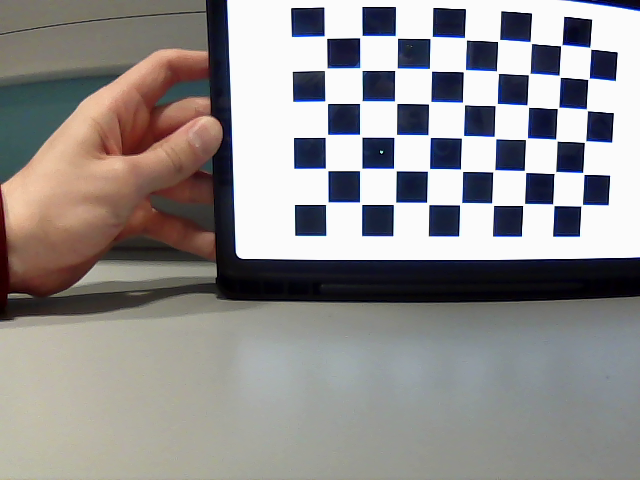
#> input picture image_processing/left_calibration/img_115.png, 640 x 480 px, given in place of the camera
$ jupyter execute --allow-errors fusion_algorithm.ipynb   (older library calls are emulated)   (text cells are left out)
#> lines starting #> are read from the running program, lines starting #| are printed output that depends on the picture; after the words box and inside, x2 and y2 are one past the last pixel; in counts of white or black regions, pixels touching at a corner belong together
[cell 1]
import cv2
from matplotlib import pyplot as plt
import time

# time. sleep(5)
cam1 = cv2.VideoCapture(0, cv2.CAP_DSHOW)
cam2 = cv2.VideoCapture(1, cv2.CAP_DSHOW)

result1, l_img = cam1.read()
#> l_img is the input picture: shape (480, 640, 3); mean B, G, R 143.2, 143.5, 146.4
result2, r_img = cam2.read()

cam1.release()
cam2.release()

cv2.imwrite("left.png", l_img)
cv2.imwrite("right.png", r_img)

fig = plt.figure(figsize=(12, 5))

fig.add_subplot(1, 2, 1)
plt.imshow(l_img)
plt.axis('off')
plt.title("Left")

fig.add_subplot(1, 2, 2)
plt.imshow(r_img)
plt.axis('off')
plt.title("Right")
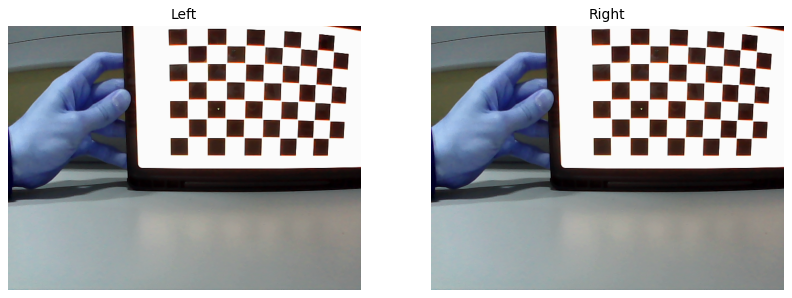
#> figure drawn by matplotlib, 2 panels; B, G, R data is drawn as R, G, B

[cell 2]
import cv2
import os

num_images = 1000

# left_folder = 'left_calibration'
right_folder = 'right_calibration'

# os.makedirs(left_folder, exist_ok=True)
os.makedirs(right_folder, exist_ok=True)

# cam1 = cv2.VideoCapture(0, cv2.CAP_DSHOW)
cam2 = cv2.VideoCapture(1, cv2.CAP_DSHOW)


cv2.namedWindow('Calibration Images', cv2.WINDOW_NORMAL)

for i in range(num_images):
    # Read frames from both webcams
    # ret1, frame1 = cam1.read()
    ret2, frame2 = cam2.read()

    # Display frames
    # cv2.imshow('Calibration Images', cv2.hconcat([frame1, frame2]))
    # cv2.imshow('Calibration Left Images', cv2.hconcat([frame1]))
    cv2.imshow('Calibration Right Images', cv2.hconcat([frame2]))


    # Save frames to folders when a key is pressed
    key = cv2.waitKey(0) & 0xFF
    if key == 27:
        break
    elif key == 32:
        # cv2.imwrite(os.path.join(left_folder, f'img_{i+1}.png'), frame1)
        cv2.imwrite(os.path.join(right_folder, f'img_{i+1}.png'), frame2)
        print(f"Image {i+1} captured and saved.")
#> this loop made 1 pass; (key Esc is pressed on pass 1)

# Release resources
# cam1.release()
cam2.release()
cv2.destroyAllWindows()

[cell 3]
import numpy as np
import cv2
import glob
import os
from matplotlib import pyplot as plt

# termination criteria
criteriaL = (cv2.TERM_CRITERIA_EPS + cv2.TERM_CRITERIA_MAX_ITER, 30, 0.001)
#> criteriaL = (3, 30, 0.001)
# prepare object points, like (0,0,0), (1,0,0), (2,0,0) ....,(6,5,0)
objpL = np.zeros((9*6,3), np.float32)
objpL[:,:2] = np.mgrid[0:9,0:6].T.reshape(-1,2)
# Arrays to store object points and image points from all the images.
objpointsL = [] # 3d point in real world space
imgpointsL = [] # 2d points in image plane.
imagesL = glob.glob('./left_calibration/*.png')

i = 0
for fnameL in imagesL:
    i = i + 1
    imgL = cv2.imread(fnameL)
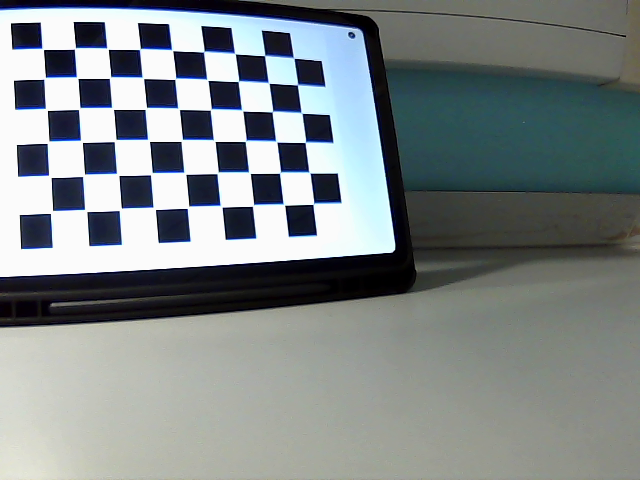
#> input picture image_processing/left_calibration/img_103.png, 640 x 480 px
#> imgL is the input picture: shape (480, 640, 3); mean B, G, R 136.2, 135.1, 127.7
    grayL = cv2.cvtColor(imgL, cv2.COLOR_BGR2GRAY)
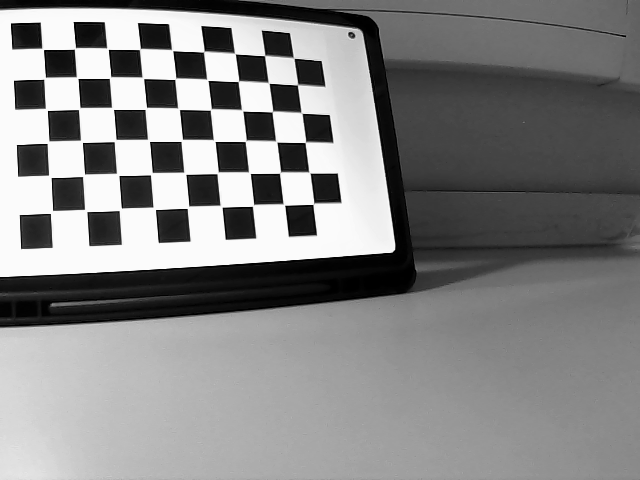
#> grayL: shape (480, 640); min 0, max 252, mean 133
    # Find the chess board corners
    retL, cornersL = cv2.findChessboardCorners(grayL, (9,6), None)
#> retL = True; cornersL = 54 rows, first 8: [43.57, 49.61], [74.45, 48.87], [108.4, 49.46], [139.5, 49.38], [172.7, 50.67], [203.6, 51.65], [235.3, 53.78], [264.5, 55.57]
    # If found, add object points, image points (after refining them)
    if retL == True:
        objpointsL.append(objpL)
        corners2L = cv2.cornerSubPix(grayL,cornersL, (11,11), (-1,-1), criteriaL)
#> corners2L = 54 rows, first 8: [42.62, 49], [74.94, 48.45], [107.5, 48.7], [139.9, 49.1], [172.2, 50.14], [203.9, 51.56], [234.9, 53.56], [264.7, 55.46]
        imgpointsL.append(corners2L)
        # Draw and display the corners
        cv2.drawChessboardCorners(imgL, (9,6), corners2L, retL)
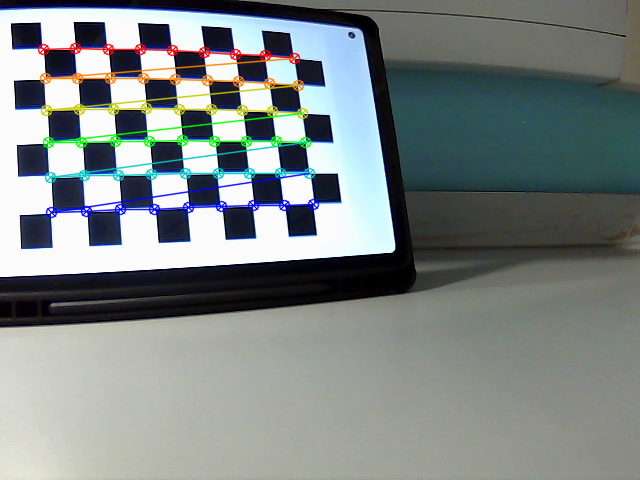
#> imgL: shape (480, 640, 3); 4.05% of pixels changed, all inside (x1, y1, x2, y2) = (37, 42, 320, 219)

    folder_nameL = "Detected_Checkerboard_Left_Camera"
    if not os.path.exists(folder_nameL):
        os.makedirs(folder_nameL)

    image_pathL = os.path.join(folder_nameL, f"image_{i}.png")
    cv2.imwrite(image_pathL, imgL)
#> pass 2 of the loop `for fnameL in imagesL:`:
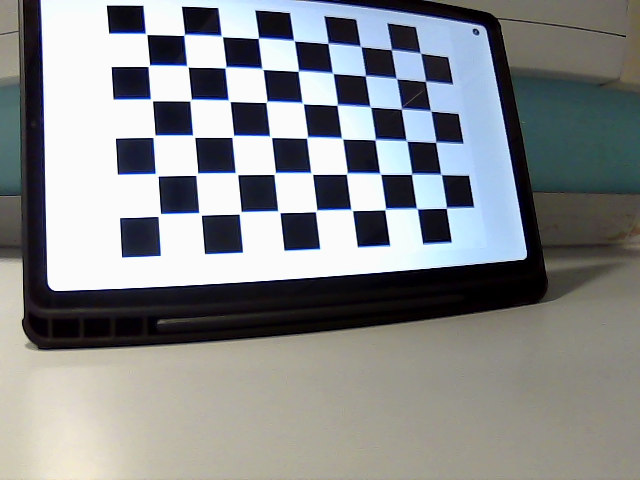
#> input picture image_processing/left_calibration/img_106.png, 640 x 480 px
#> imgL is the input picture: shape (480, 640, 3); mean B, G, R 140.6, 138.7, 135.9
#> `grayL = cv2.cvtColor(imgL, cv2.COLOR_BGR2GRAY)`:
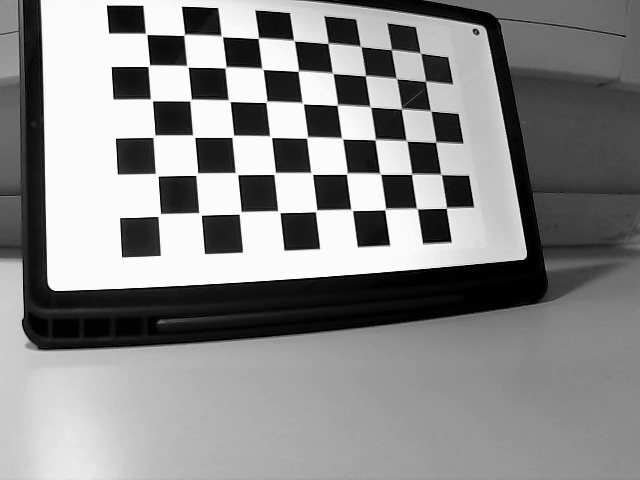
#> grayL: shape (480, 640); min 0, max 252, mean 138.1
#> cornersL = 54 rows, first 8: [146.9, 34.65], [183.4, 35.15], [222.5, 36.96], [258.2, 38.37], [294.5, 40.81], [327.7, 43.58], [360.9, 46.65], [391, 49.88]
#> corners2L = 54 rows, first 8: [146.2, 33.95], [184.3, 34.94], [221.8, 36.28], [258.4, 38.19], [294, 40.55], [328.1, 43.33], [360.6, 46.34], [391.4, 49.58]
#> `cv2.drawChessboardCorners(imgL, (9,6), corners2L, retL)`:
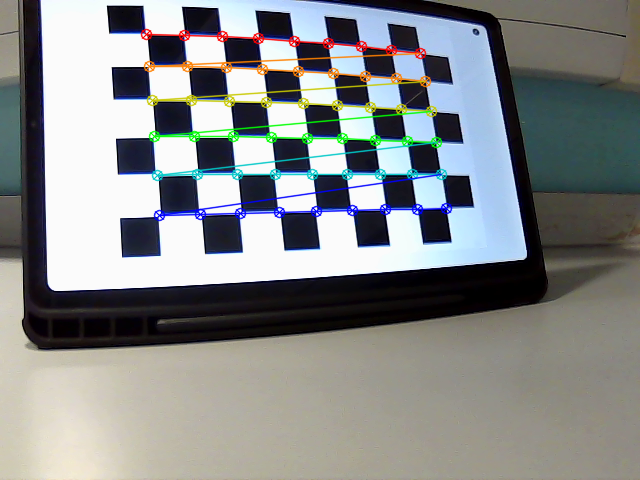
#> imgL: shape (480, 640, 3); 4.29% of pixels changed, all inside (x1, y1, x2, y2) = (140, 28, 453, 222)
#> pass 3 of the loop `for fnameL in imagesL:`:
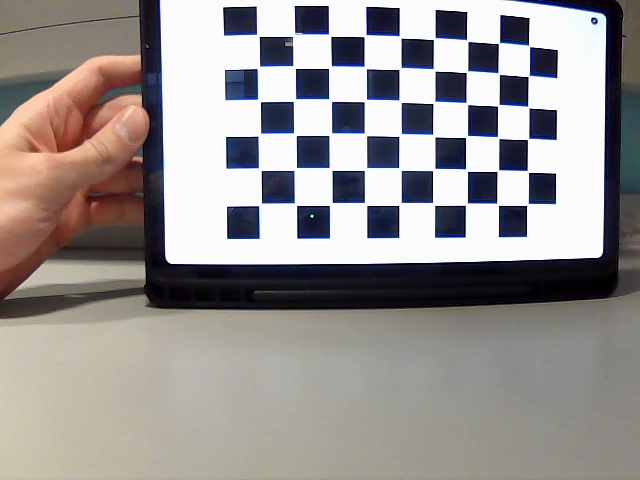
#> input picture image_processing/left_calibration/img_113.png, 640 x 480 px
#> imgL is the input picture: shape (480, 640, 3); mean B, G, R 147, 147.8, 152.4
#> `grayL = cv2.cvtColor(imgL, cv2.COLOR_BGR2GRAY)`:
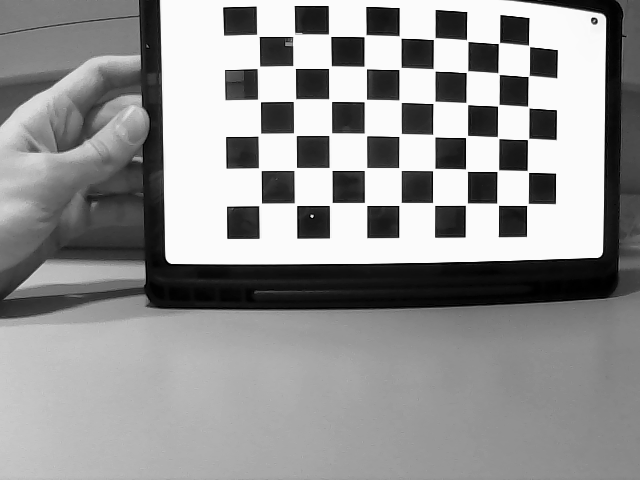
#> grayL: shape (480, 640); min 0, max 252, mean 149.1
#> cornersL = 54 rows, first 8: [256.4, 34.12], [292.6, 36.57], [330.9, 36.6], [363.7, 36.82], [401.3, 38.38], [433.3, 39.56], [468.1, 41.49], [498.5, 43.43]
#> corners2L = 54 rows, first 8: [258.1, 35.53], [293.7, 35.54], [329.6, 35.43], [365, 35.77], [400.1, 37.21], [434.2, 38.7], [467.2, 40.54], [498.9, 43.16]
#> `cv2.drawChessboardCorners(imgL, (9,6), corners2L, retL)`:
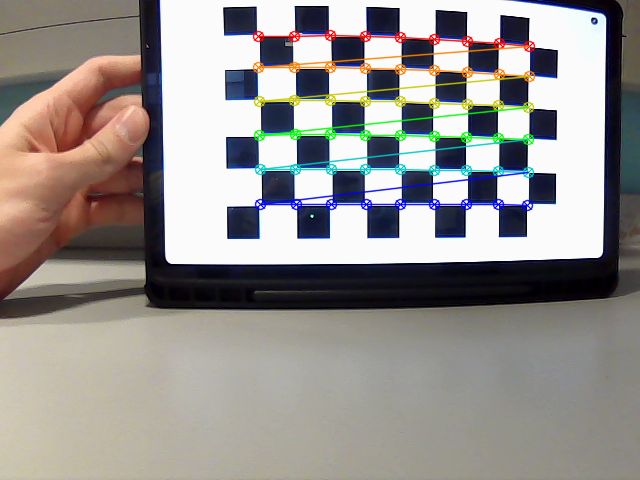
#> imgL: shape (480, 640, 3); 4.2% of pixels changed, all inside (x1, y1, x2, y2) = (252, 29, 536, 212)
#> the loop made 4 passes; the first 3 are shown

retL, mtxL, distL, rvecsL, tvecsL = cv2.calibrateCamera(objpointsL, imgpointsL, grayL.shape[::-1], None, None)

print("Camera matrix : \n")
print(mtxL)

[cell 4]
# termination criteria
criteriaR = (cv2.TERM_CRITERIA_EPS + cv2.TERM_CRITERIA_MAX_ITER, 30, 0.001)
# prepare object points, like (0,0,0), (1,0,0), (2,0,0) ....,(6,5,0)
objpR = np.zeros((9*6,3), np.float32)
objpR[:,:2] = np.mgrid[0:9,0:6].T.reshape(-1,2)
# Arrays to store object points and image points from all the images.
objpointsR = [] # 3d point in real world space
imgpointsR = [] # 2d points in image plane.
imagesR = glob.glob('./right_calibration/*.png')

i = 0
for fnameR in imagesR:
    i = i + 1
    imgR = cv2.imread(fnameR)
    grayR = cv2.cvtColor(imgR, cv2.COLOR_BGR2GRAY)
    # Find the chess board corners
    retR, cornersR = cv2.findChessboardCorners(grayR, (9,6), None)
    # If found, add object points, image points (after refining them)
    if retR == True:
        objpointsR.append(objpR)
        corners2R = cv2.cornerSubPix(grayR,cornersR, (11,11), (-1,-1), criteriaR)
        imgpointsR.append(corners2R)
        # Draw and display the corners
        cv2.drawChessboardCorners(imgR, (9,6), corners2R, retR)

    folder_nameR = "Detected_Checkerboard_Right_Camera"
    if not os.path.exists(folder_nameR):
        os.makedirs(folder_nameR)

    image_pathR = os.path.join(folder_nameR, f"image_{i}.png")
    cv2.imwrite(image_pathR, imgR)


#> (the rest of this cell did not finish here and is left out)

[cell 5]
import numpy as np
import cv2
import glob

# Calibrate cameras
# retL, mtxL, distL, rvecsL, tvecsL = cv2.calibrateCamera(objpointsL, imgpointsL, grayL.shape[::-1], None, None)
# retR, mtxR, distR, rvecsR, tvecsR = cv2.calibrateCamera(objpointsL, imgpointsR, grayR.shape[::-1], None, None)

# Calibrating left camera
hL,wL= grayL.shape[:2]
#> hL = 480; wL = 640
new_mtxL, roiL= cv2.getOptimalNewCameraMatrix(mtxL,distL,(wL,hL),1,(wL,hL))
#
# Calibrating right camera
hR,wR= grayL.shape[:2]
#> hR = 480; wR = 640
#> (the rest of this cell did not finish here and is left out)

[cell 6]
import cv2

# Camera parameters to undistort and rectify images
#> (the rest of this cell did not finish here and is left out)

[cell 7]
import cv2
import numpy as np

# Load stereo images
img_left = cv2.imread("left.png")
img_right = cv2.imread("right.png")

# Rectify stereo images using the rectification maps
#> (the rest of this cell did not finish here and is left out)

[cell 8]
import cv2
import numpy as np
from matplotlib import pyplot as plt

def stereo_fusion(left_image, right_image):
    left_gray = cv2.cvtColor(left_image, cv2.COLOR_BGR2GRAY)
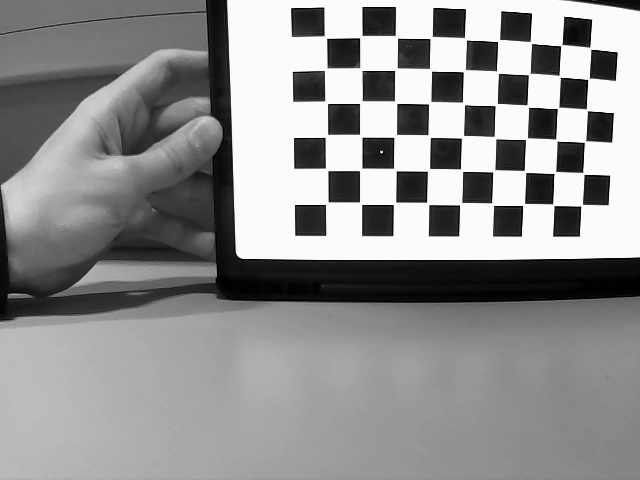
#> left_gray: shape (480, 640); min 0, max 252, mean 144.3
    right_gray = cv2.cvtColor(right_image, cv2.COLOR_BGR2GRAY)

    # stereo = cv2.StereoBM_create(numDisparities=128, blockSize=11)
    stereo = cv2.StereoSGBM_create(
    minDisparity=0,
    numDisparities=16*4,  # Adjust as needed
    blockSize=5,
    P1=8*3*15**2,  # Adjust as needed
    P2=32*3*15**2,  # Adjust as needed
    disp12MaxDiff=1,
    uniquenessRatio=15,
    speckleWindowSize=0,
    speckleRange=2
)


    disparity = stereo.compute(left_gray, right_gray).astype(np.float32)/16
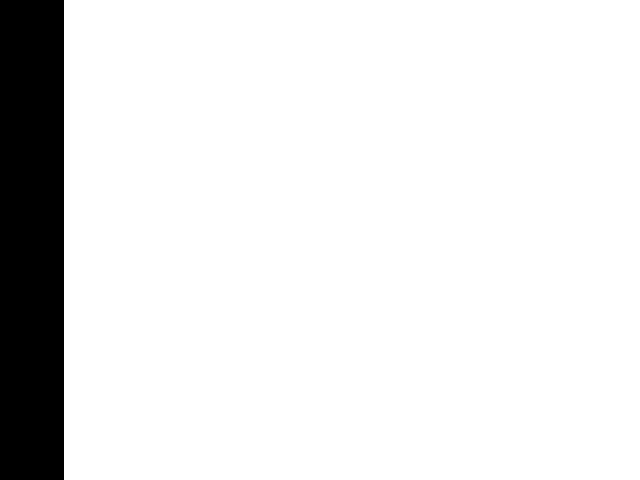
#> disparity: shape (480, 640) float32; values -1 (black) and 0 (white), 90% white; 1 black region, box (x1, y1, x2, y2) and area: (0, 0, 64, 480) 30720

    # Normalize and apply a color map
    disparity = cv2.normalize(src=disparity, dst=None, alpha=0, beta=255, norm_type=cv2.NORM_MINMAX, dtype=cv2.CV_8UC1)
    disparity = cv2.applyColorMap(disparity, cv2.COLORMAP_JET)
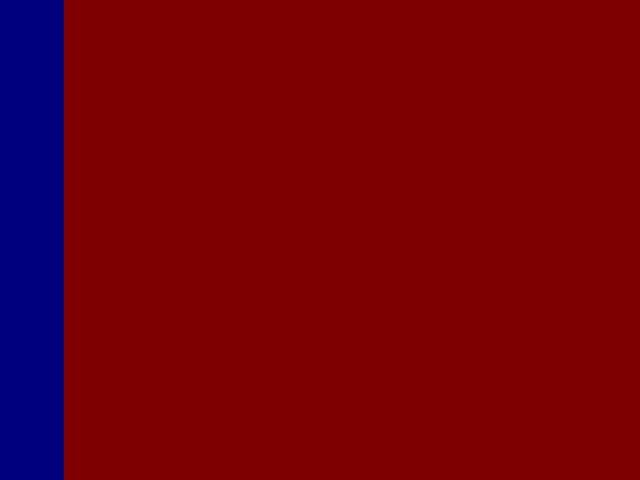
#> disparity: shape (480, 640, 3); mean B, G, R 12.8, 0, 115.2

    # [5 lines of commented-out code are left out]

    return disparity

left_image = cv2.imread('left.png')
right_image = cv2.imread('right.png')
result_image1 = stereo_fusion(left_image, right_image)

# left_image = cv2.imread('rectified_left.png')
# right_image = cv2.imread('rectified_right.png')
# result_image2 = stereo_fusion(left_image, right_image)

cv2.imwrite("disparity_map_before.png", result_image1)
# cv2.imwrite("disparity_map_after.png", result_image2)

cv2.imshow("Before", result_image1)
# cv2.imshow("After", result_image2)
cv2.waitKey(0)

[cell 9]
import numpy as np
import cv2

def stereo_fusion_depth(left_image, right_image, focal_length, baseline_distance):
#> called with focal_length = 0.5, baseline_distance = 0.075
    left_gray = cv2.cvtColor(left_image, cv2.COLOR_BGR2GRAY)
    right_gray = cv2.cvtColor(right_image, cv2.COLOR_BGR2GRAY)

    stereo = cv2.StereoBM_create(numDisparities=16, blockSize=5)

    disparity = stereo.compute(left_gray, right_gray).astype(np.float32)
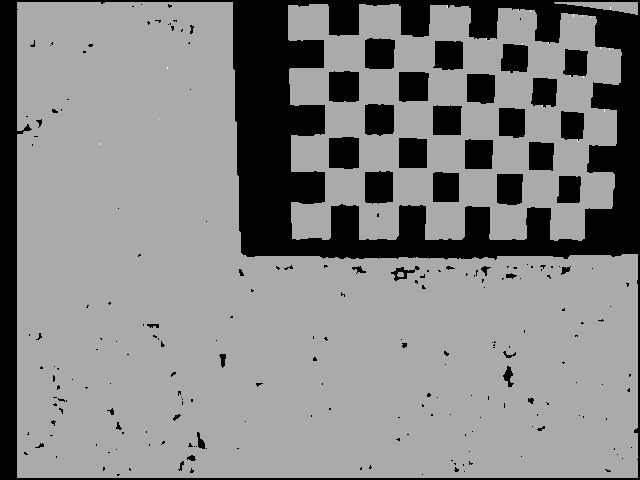
#> disparity: shape (480, 640) float32; min -16, max 8, mean -3.53; drawn with min black and max white
    disparity = (disparity/16.0 - minDisparity)/numDisparities
    # Convert disparity to depth
    depth_map = (focal_length * baseline_distance) / disparity

    # Optionally, you can apply some normalization to the depth map if needed
    # min_depth = depth_map.min()
    # max_depth = depth_map.max()
    # depth_map = np.uint8(255 * (depth_map - min_depth) / (max_depth - min_depth))

    depth_map = cv2.applyColorMap(depth_map, cv2.COLORMAP_JET)

    return depth_map

left_image = cv2.imread('left.png')
right_image = cv2.imread('right.png')
#> (the rest of this cell did not finish here and is left out)
